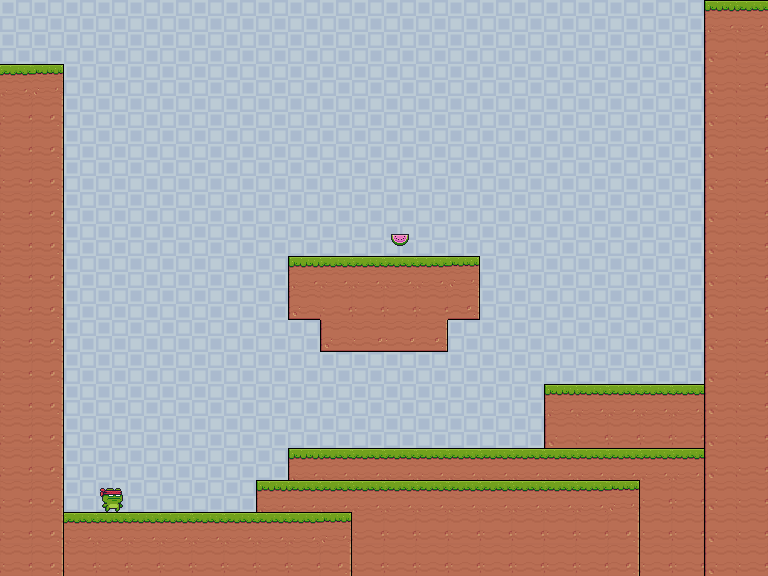

The image is a tile-based game level rendered from a .tmx file. Its description and complete source (layers, tilesets, objects, tile grids) follow:
An orthogonal 24x18 tile map with 32x32 px tiles, 2 tile layers (Tile Layer 1, Objects).

<map version="1.2" tiledversion="1.3.1" orientation="orthogonal" renderorder="right-down" compressionlevel="0" width="24" height="18" tilewidth="32" tileheight="32" infinite="0" nextlayerid="3" nextobjectid="1">
 <tileset firstgid="1" source="TheBest.tsx" />
 <layer id="1" name="Tile Layer 1" width="24" height="18">
  <data encoding="csv">
110,110,110,110,110,110,110,110,110,110,110,110,110,110,110,110,110,110,110,110,110,110,33,34,
110,110,110,110,110,110,110,110,110,110,110,110,110,110,110,110,110,110,110,110,110,110,52,53,
34,35,110,110,110,110,110,110,110,110,110,110,110,110,110,110,110,110,110,110,110,110,52,53,
53,54,110,110,110,110,110,110,110,110,110,110,110,110,110,110,110,110,110,110,110,110,52,53,
53,54,110,110,110,110,110,110,110,110,110,110,110,110,110,110,110,110,110,110,110,110,52,53,
53,54,110,110,110,110,110,110,110,110,110,110,110,110,110,110,110,110,110,110,110,110,52,53,
53,54,110,110,110,110,110,110,110,110,110,110,110,110,110,110,110,110,110,110,110,110,52,53,
53,54,110,110,110,110,110,110,110,110,110,110,110,110,110,110,110,110,110,110,110,110,52,53,
53,54,110,110,110,110,110,110,110,33,34,34,34,34,35,110,110,110,110,110,110,110,52,53,
53,54,110,110,110,110,110,110,110,71,53,53,53,53,73,110,110,110,110,110,110,110,52,53,
53,54,110,110,110,110,110,110,110,110,71,72,72,73,110,110,110,110,110,110,110,110,52,53,
53,54,110,110,110,110,110,110,110,110,110,110,110,110,110,110,110,110,110,110,110,110,52,53,
53,54,110,110,110,110,110,110,110,110,110,110,110,110,110,110,110,33,34,34,34,34,52,53,
53,54,110,110,110,110,110,110,110,110,110,110,110,110,110,110,110,52,53,53,53,53,52,53,
53,54,110,110,110,110,110,110,110,33,34,34,34,34,34,34,34,34,34,34,34,34,52,53,
53,54,110,110,110,110,110,110,33,34,34,34,34,34,34,34,34,34,34,35,53,53,52,53,
53,54,34,34,34,34,34,34,34,34,35,53,53,53,53,53,53,53,53,54,53,53,52,53,
53,54,53,53,53,53,53,53,53,53,54,53,53,53,53,53,53,53,53,54,53,53,52,53
</data>
 </layer>
 <layer id="2" name="Objects" width="24" height="18">
  <data encoding="csv">
0,0,0,0,0,0,0,0,0,0,0,0,0,0,0,0,0,0,0,0,0,0,0,0,
0,0,0,0,0,0,0,0,0,0,0,0,0,0,0,0,0,0,0,0,0,0,0,0,
0,0,0,0,0,0,0,0,0,0,0,0,0,0,0,0,0,0,0,0,0,0,0,0,
0,0,0,0,0,0,0,0,0,0,0,0,0,0,0,0,0,0,0,0,0,0,0,0,
0,0,0,0,0,0,0,0,0,0,0,0,0,0,0,0,0,0,0,0,0,0,0,0,
0,0,0,0,0,0,0,0,0,0,0,0,0,0,0,0,0,0,0,0,0,0,0,0,
0,0,0,0,0,0,0,0,0,0,0,0,0,0,0,0,0,0,0,0,0,0,0,0,
0,0,0,0,0,0,0,0,0,0,0,0,306,0,0,0,0,0,0,0,0,0,0,0,
0,0,0,0,0,0,0,0,0,0,0,0,0,0,0,0,0,0,0,0,0,0,0,0,
0,0,0,0,0,0,0,0,0,0,0,0,0,0,0,0,0,0,0,0,0,0,0,0,
0,0,0,0,0,0,0,0,0,0,0,0,0,0,0,0,0,0,0,0,0,0,0,0,
0,0,0,0,0,0,0,0,0,0,0,0,0,0,0,0,0,0,0,0,0,0,0,0,
0,0,0,0,0,0,0,0,0,0,0,0,0,0,0,0,0,0,0,0,0,0,0,0,
0,0,0,0,0,0,0,0,0,0,0,0,0,0,0,0,0,0,0,0,0,0,0,0,
0,0,0,0,0,0,0,0,0,0,0,0,0,0,0,0,0,0,0,0,0,0,0,0,
0,0,0,21,0,0,0,0,0,0,0,0,0,0,0,0,0,0,0,0,0,0,0,0,
0,0,0,0,0,0,0,0,0,0,0,0,0,0,0,0,0,0,0,0,0,0,0,0,
0,0,0,0,0,0,0,0,0,0,0,0,0,0,0,0,0,0,0,0,0,0,0,0
</data>
 </layer>
</map>
